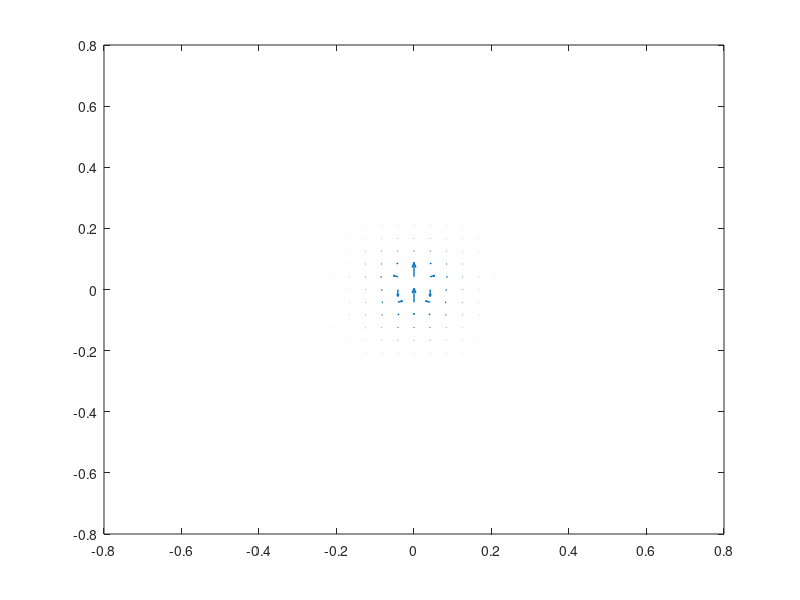
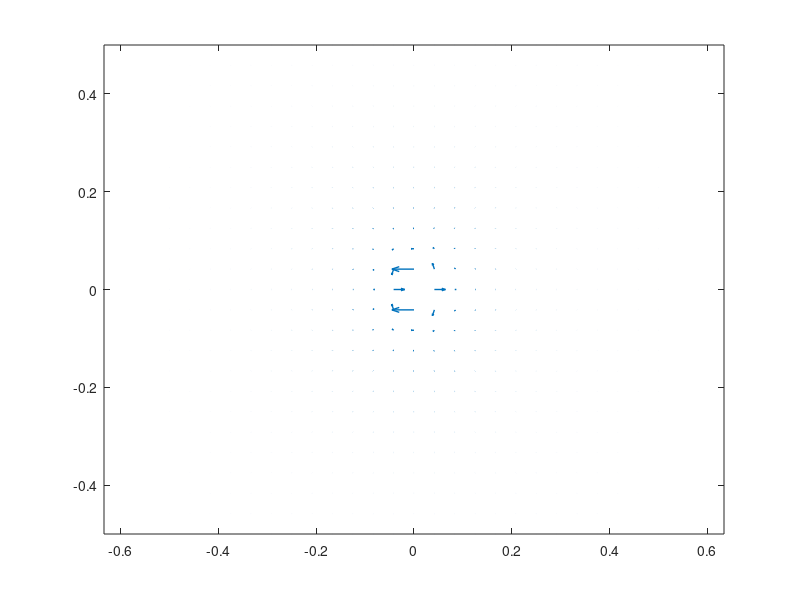
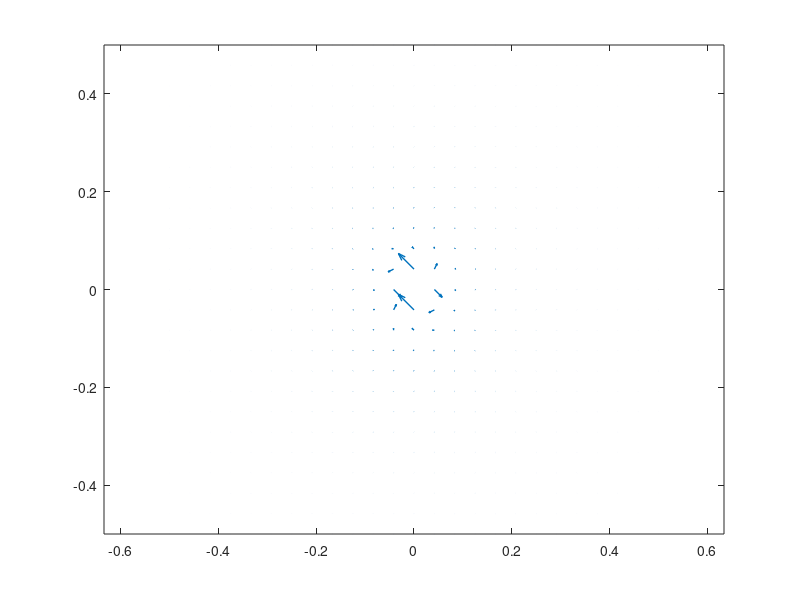
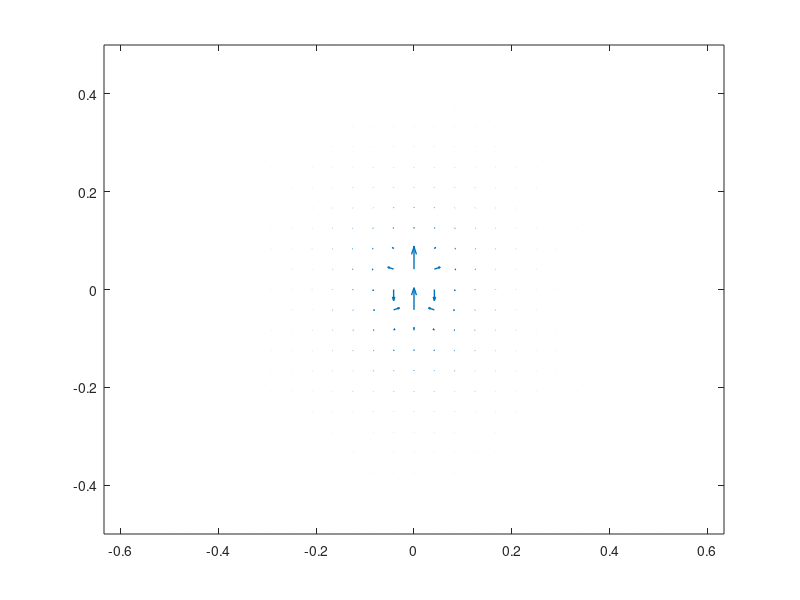

These figures' MATLAB source, in order: (Note: this script raises an error after producing the figures.)
close all;
%Dipole field plot
p = 1;
e = 8.85*10^(-12);
x  =linspace(-0.5 , 0.5, 25);
z = linspace(-0.5 , 0.5, 25);
[X, Z ] = meshgrid(x,z);
R=sqrt(X.^2+Z.^2) ; 
EX =( p .* 3 .* X .* Z ./ R.^5 )./ (4.*pi.*e );
EZ = p./( 4 .* pi .* e ) .* ( 3.* Z.^2 ./R.^5 -1./ R.^3);

%// normalize the vectors so the arrows are visible
V = [EX(:) EZ(:)];
% Vn = bsxfun(@rdivide, V, sqrt(sum(V.^2,2)));
Vn=V;
Exn = reshape(Vn(:,1), size(EX));
Ezn = reshape(Vn(:,2), size(EZ));

%Create field that is rotated by 90 degrees
theta = 90; % rotate 90 degrees
R = [cosd(theta) -sind(theta); sind(theta) cosd(theta)];
ROTATED = R*[Exn(:)'; Ezn(:)'];
Exnr=reshape(ROTATED(1,:),size(EX));
Eznr=reshape(ROTATED(2,:),size(EZ));

%Add the rotated fields together:
Exn_tot = (Exnr + Exn)/2;
Ezn_tot = (Eznr + Ezn)/2;
theta = -45; % rotate 45 degrees
R = [cosd(theta) -sind(theta); sind(theta) cosd(theta)];
ROTATED = R*[Exn_tot(:)'; Ezn_tot(:)'];
Exnr2=reshape(ROTATED(1,:),size(EX));
Eznr2=reshape(ROTATED(2,:),size(EZ));



figure(1);
quiver ( X , Z , Exn , Ezn , 'AutoScaleFactor',0.8,'linewidth',1) ; 
figure(2);
quiver ( X , Z , Exnr , Eznr , 'AutoScaleFactor',0.8,'linewidth',1) ; 
axis equal

%Dipoles can be expressed as sum of rotated dipoles??
figure(3);
quiver(X,Z,Exn_tot,Ezn_tot , 'AutoScaleFactor',0.8,'linewidth',1) ;
axis equal

figure(4);
quiver(X,Z,Exnr2,Eznr2 , 'AutoScaleFactor',0.8,'linewidth',1) ;
axis equal
%%
%Add streamlines:
p = 1;
e = 8.85*10^(-12);
x  =linspace(-0.5 , 0.5, 101);
z = linspace(-0.5 , 0.5, 101);
[X, Z ] = meshgrid(x,z );
R=sqrt(X.^2+Z.^2) ; 
EX =( p .* 3 .* X .* Z ./ R.^5 )./ (4.*pi.*e );
EZ = p./( 4 .* pi .* e ) .* ( 3.* Z.^2 ./R.^5 -1./ R.^3);

%// normalize the vectors so the arrows are visible
V = [EX(:) EZ(:)];
Vn = bsxfun(@rdivide, V, sqrt(sum(V.^2,2)));
Exn = reshape(Vn(:,1), size(EX));
Ezn = reshape(Vn(:,2), size(EZ));
[row, col] = find(isnan(EX));
EX(row,col) = 0;
EZ(row,col) = EZ(row-1,col);
hold on;

for i=[-6,-5,-4,-3,-2,-1,1,2,3,4,5,6]
    streamline1 = stream2(X,Z,EX,EZ,i*0.08,0,[0.01,100000]);
    streamline1 = cropToSingleRevolution(streamline1);
    plot(streamline1{1}(:,1),streamline1{1}(:,2),'r','linewidth',1);  
end

%%
m1 = [0;0;1];
m2 = [0;1;0];
r = [rand(1);rand(1);rand(1)];
r = r/norm(r);

dir1 = dot(m1,r)*r - m1;
dir2 = dot(m2,r)*r - m2;
sum = dir1+dir2;
theta = -45;
R = [1 0 0; 0 cosd(theta) -sind(theta);0 sind(theta) cosd(theta)];
rot = R*sum;
dir1
dir2
rot = rot/norm(rot)
